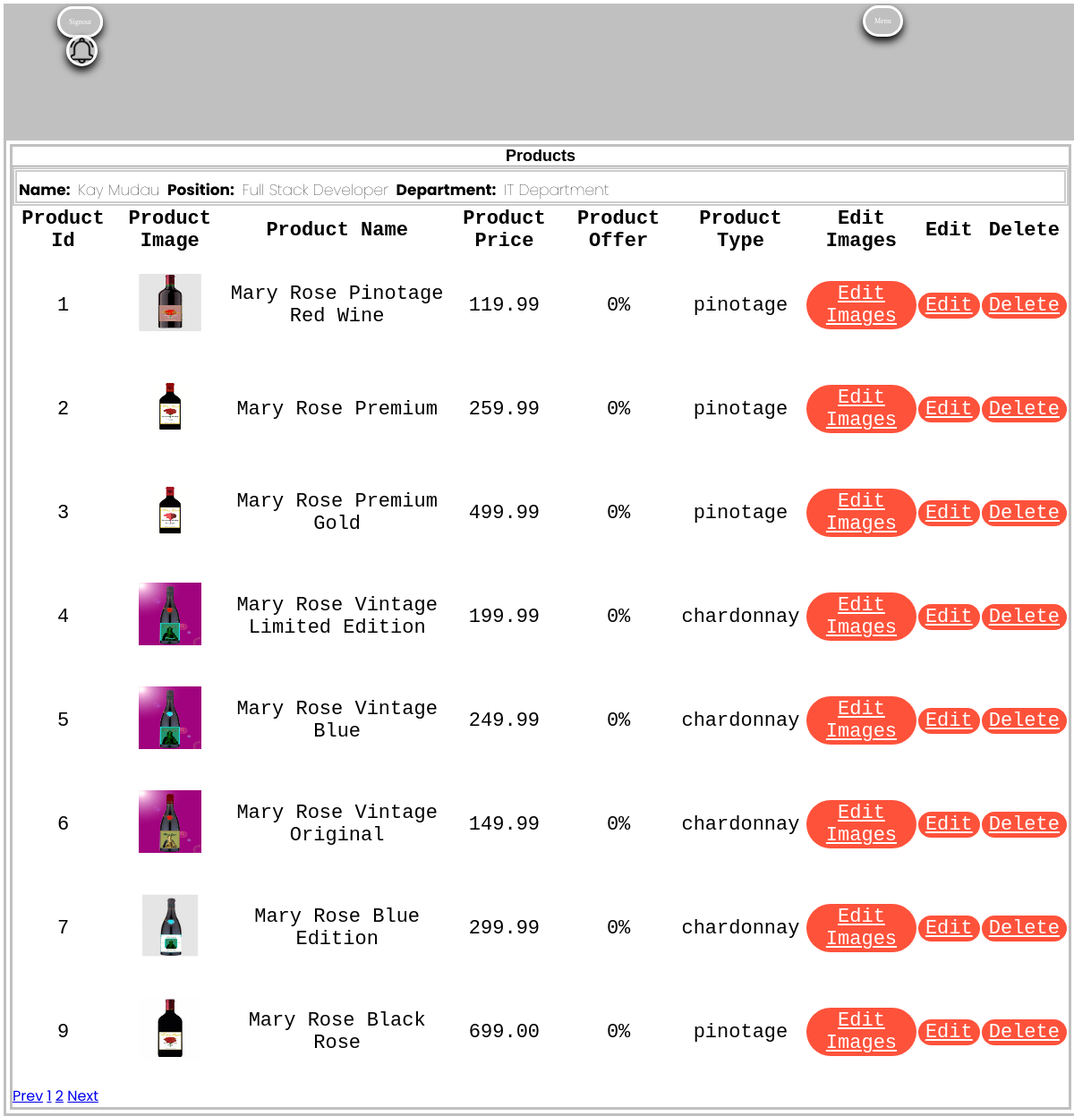
The page /admin/admincustomers.php (signed in) on the database its author committed.
### tables this page shows
CREATE TABLE `products` (
  `fldproductid` int(11) NOT NULL,
  `fldproductname` varchar(100) NOT NULL,
  `fldproducttype` varchar(100) NOT NULL,
  `fldproductdescription` varchar(255) NOT NULL,
  `fldproductimage` varchar(255) NOT NULL,
  `fldproductimage1` varchar(255) NOT NULL,
  `fldproductimage2` varchar(255) NOT NULL,
  `fldproductimage3` varchar(255) NOT NULL,
  `fldproductimage4` varchar(255) NOT NULL,
  `fldproductimage5` varchar(255) NOT NULL,
  `fldproductimage6` varchar(255) NOT NULL,
  `fldproductprice` decimal(6,2) NOT NULL,
  `fldproductspecialoffer` int(2) NOT NULL,
  `fldproductcolorortype` varchar(100) NOT NULL
);

### admin/adminserver/getadminproducts.php (called while the page is built, shortened)
<?php
  include('adminconnection.php');
  if(isset($_GET['pagenumber']) && $_GET['pagenumber'] != ""){
    $pagenumber = $_GET['pagenumber'];
  }
  else{
    $pagenumber = 1;
  }
  $stmt = $conn->prepare("SELECT COUNT(*) AS fldtotalrecords FROM products");
  $stmt->execute();
  $stmt->bind_result($totalrecords);
  $totalrecordsperpage = 10;
  $offset = ($pagenumber - 1) * $totalrecordsperpage;
  $totalnumberofpages = ceil($totalrecords / $totalrecordsperpage);
  $stmt1 = $conn->prepare("SELECT * FROM products LIMIT $offset,$totalrecordsperpage");
  $stmt1->execute();
  $products = $stmt1->get_result();
?>

### admin/admincustomers.php (the view, shortened to what this page needs)
<?php
include('adminlayouts/adminheader.php');
include('adminserver/getadminlogout.php');
?>
  <body>
    <section class="dashboard">
      <div class="dashboardcontainer" id="dashboardcontainer">
        <div class="text-center mt-3 pt-5 col-lg-6 col-md-12 col-sm-12">
          <h3>Products</h3>
          <hr class="mx-auto">
          <div class="dashboardadmininfo">
            <p>Name: <span><?php if(isset($_SESSION['fldadminname'])){ echo $_SESSION['fldadminname']; }?></span> Position: <span><?php if(isset($_SESSION['fldadminposition'])){ echo $_SESSION['fldadminposition']; }?></span> Department: <span><?php if(isset($_SESSION['fldadmindepartment'])){ echo $_SESSION['fldadmindepartment']; }?></span></p>
          </div>
          <div class="dashboardinfo">
            <div class="adminproductstablecontainer">
              <table class="adminproductstable">
                <thead>
                  <tr>
                    <th scope="col">Product Id</th>
                    <th scope="col">Product Image</th>
                    <th scope="col">Product Name</th>
                    <th scope="col">Product Price</th>
                    <th scope="col">Product Offer</th>
                    <th scope="col">Product Type</th>
                    <th scope="col">Edit Images</th>
                    <th scope="col">Edit</th>
                    <th scope="col">Delete</th>
                  </tr>
                </thead>
                <tbody>
                  <?php include('adminserver/getadminproducts.php');
                    foreach($products as $product){?>
                  <tr>
                    <td><?php echo $product['fldproductid']; ?></td>
                    <td><img src="<?php echo "../../assets/images/". $product['fldproductimage']; ?>"></td>
                    <td><?php echo $product['fldproductname']; ?></td>
                    <td><?php echo $product['fldproductprice']; ?></td>
                    <td><?php echo $product['fldproductspecialoffer']; ?>%</td>
                    <td><?php echo $product['fldproducttype']; ?></td>
                    <td><a class="btn btn-primary" href="<?php echo "admineditimages.php?fldproductid=".$product['fldproductid']."&fldproductname=".$product['fldproductname'];?>">Edit Images</a></td>
                    <td><a class="btn btn-primary" href="admineditproducts.php?fldproductid=<?php echo $product['fldproductid']; ?>">Edit</a></td>
                    <td><a class="btn btn-danger" href="admindeleteproducts.php?fldproductid=<?php echo $product['fldproductid']; ?>">Delete</a></td>
                  </tr>
                  <?php } ?>
                </tbody>
              </table>
              <div class="page-btn">
                <span class="page-item <?php if($pagenumber <= 1){ echo 'disabled';} ?>"><a class="page-link" href="<?php if($pagenumber <= 1){ echo '#';}else{ echo "?pagenumber=".($pagenumber - 1);} ?>">Prev</a></span>
                <span class="page-item"><a class="page-link" href="?pagenumber=1">1</a></span>
                <span class="page-item"><a class="page-link" href="?pagenumber=2">2</a></span>
                <span class="page-item <?php if($pagenumber >= $totalnumberofpages){ echo 'disabled';} ?>"><a class="page-link" href="<?php if($pagenumber >= $totalnumberofpages){ echo '#';}else{ echo "?pagenumber=".($pagenumber + 1);} ?>">Next</a></span>
              </div>
            </div>
          </div>
        </div>
      </div>
    </section><br><br><br><br><br><br><br><br><br>
  </body>
</html>

### admin/adminlayouts/adminheader.php (shortened to what this page needs)
<!DOCTYPE html>
	<html lang="en">
		<head>
			<link rel="stylesheet" type="text/css" href="adminassets/adminstyles/adminstyledefault.css">
			<link rel="stylesheet" type="text/css" href="https://stackpath.bootstrapcdn.com/font-awesome/4.7.0/css/font-awesome.min.css">
			<div>
				<nav class="topnavbar">
					<ul>
						<a class="signout" href="dashboard.php?adminlogout=1" name="adminlogout">Signout</a>
					</ul>
					<ul>
						<a href="notification.php"><img class="notificationpic" src="adminassets/adminimages/notificationpic.png" alt="Snow">
						</a>
					</ul>
					<ul>
						<a id="adminmenuicon" onclick="adminmenutoggle()" alt="Snow">Menu</a>
					</ul>
				</nav>
			</div>
		</head>

### admin/adminassets/adminstyles/adminstyledefault.css (style rules this page uses)
* { margin: 0px; padding: 0px; box-sizing: border-box; }
body { font-family: 'Poppins', sans-serif; margin:4px, 4px; padding:4px; overflow-x: auto; overflow-y: auto; }
.btn { display: inline-block; background: #ff523b; color: #fff; padding: 2px 8px; margin: 30px 0; border-radius: 30px; transition: background 0.5s; width: fit-content; height: fit-content; }
.topnavbar { width: 100vw; height: 150px; position: fixed; background-color: silver; }
.topnavbar ul { background-color: silver; color: white; margin-top: 5px; }
.topnavbar a { padding: 10px; }
#adminmenuicon { display: flex; cursor: pointer; box-shadow: 0px 5px 10px rgb(0, 0, 0); border: solid #fff; border-radius: 50px; background-color: silver; font-family: verdana; color: #fff; text-decoration: none; transition: 1s; width: fit-content; height: fit-content; font-size: 50%; position: absolute; top: 0%; margin-top: 2px; margin-left: 80%; }
.signout { cursor: pointer; box-shadow: 0px 5px 10px rgb(0, 0, 0); border: solid #fff; border-radius: 50px; font-family: verdana; color: #fff; text-decoration: none; transition: 1s; background-color: silver; width: fit-content; height: fit-content; font-size: 50%; margin-left: 5%; }
.notificationpic { cursor: pointer; object-position: 0px 0px; box-shadow: 0px 5px 10px rgb(0, 0, 0); border: solid #fff; border-radius: 50px; background-color: silver; transition: 1s; width: 35px; height: 35px; margin-left: 5%; }
.dashboard { width: 100vw; height: 100vh; margin-top: 150px; }
.dashboardcontainer { border: solid silver; border-width: 10px; border-style: double; width: 100vw; height: fit-content; margin-left: 0px; }
.dashboardcontainer h3 { font-family: sans-serif; font-size: large; font-weight: bold; text-align: center; color: #000; }
.dashboardadmininfo { border: dotted #ccc; border-width: 5px; border-style: double; width: 100%; height: fit-content; }
.dashboardadmininfo p { word-spacing: 40px; font-size: 12px; font-weight: 10px; color: #000; font-weight: bold; margin-top: 7px; margin-left: 2px; }
.dashboardadmininfo span { word-spacing: 1px; font-size: 12px; font-weight: 18; }
.adminproductstable { font-family: 'Courier New'; font-size: large; font-style: normal; width: 100%; }
.adminproductstable td { text-align: center; }
.adminproductstable img { width: 70px; height: 70px; }
@media only screen and (max-width: 1300px) { .dashboardcontainer h3 { font-size: x-large; } }
@media only screen and (max-width: 1300px) { .dashboardadmininfo p { word-spacing: 5px; font-size: 24px; } }
@media only screen and (max-width: 1300px) { .dashboardadmininfo span { word-spacing: 0.5px; font-size: 25px; } }
@media only screen and (max-width: 1300px) { .adminproductstable { font-size: 24px; } }
@media only screen and (max-width: 1200px) { .dashboardcontainer h3 { font-size: large; } }
@media only screen and (max-width: 1200px) { .dashboardadmininfo p { word-spacing: 5px; font-size: 17px; margin-top: 7px; margin-left: 2px; } }
@media only screen and (max-width: 1200px) { .dashboardadmininfo span { word-spacing: 0.5px; font-size: 17px; } }
@media only screen and (max-width: 1200px) { .adminproductstable { font-size: 22px; } }

### rows shown on the page
products: fldproductid "1", fldproductimage (picture), fldproductname "Mary Rose Pinotage Red Wine", fldproductprice "119.99", fldproductspecialoffer "0", fldproducttype "pinotage"
products: fldproductid "2", fldproductimage (picture), fldproductname "Mary Rose Premium", fldproductprice "259.99", fldproductspecialoffer "0", fldproducttype "pinotage"
products: fldproductid "3", fldproductimage (picture), fldproductname "Mary Rose Premium Gold", fldproductprice "499.99", fldproductspecialoffer "0", fldproducttype "pinotage"
products: fldproductid "4", fldproductimage (picture), fldproductname "Mary Rose Vintage Limited Edition", fldproductprice "199.99", fldproductspecialoffer "0", fldproducttype "chardonnay"
products: fldproductid "5", fldproductimage (picture), fldproductname "Mary Rose Vintage Blue", fldproductprice "249.99", fldproductspecialoffer "0", fldproducttype "chardonnay"
products: fldproductid "6", fldproductimage (picture), fldproductname "Mary Rose Vintage Original", fldproductprice "149.99", fldproductspecialoffer "0", fldproducttype "chardonnay"
products: fldproductid "7", fldproductimage (picture), fldproductname "Mary Rose Blue Edition", fldproductprice "299.99", fldproductspecialoffer "0", fldproducttype "chardonnay"
products: fldproductid "9", fldproductimage (picture), fldproductname "Mary Rose Black Rose", fldproductprice "699.00", fldproductspecialoffer "0", fldproducttype "pinotage"

### other values the page prints
$_SESSION['fldadminname'] "Kay Mudau"
$_SESSION['fldadminposition'] "Full Stack Developer"
$_SESSION['fldadmindepartment'] "IT Department"
